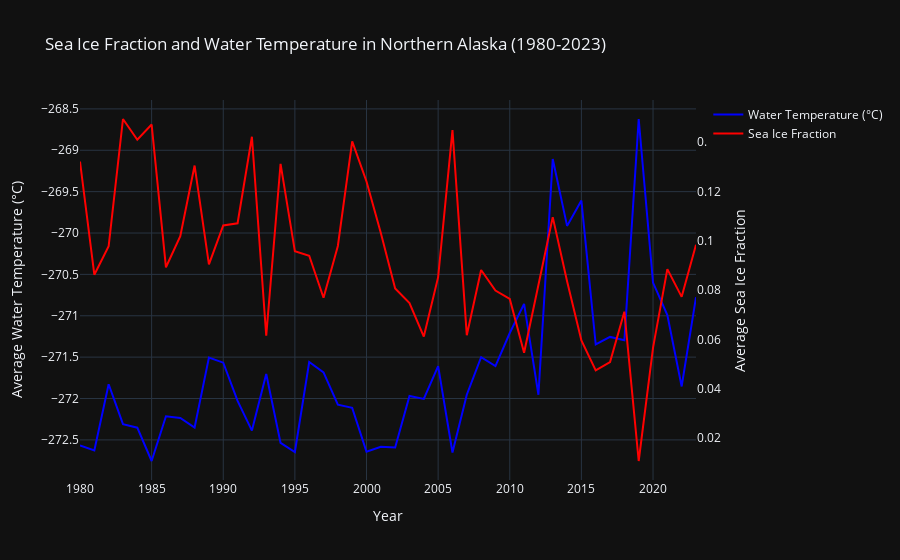

The notebook cell saved with this chart:
### Markdown cell above
### Adding and scaling axes for both parameters

### Code cell
import xarray as xr
import plotly.graph_objects as go
import os
import plotly.graph_objects as go



# Directory where your NetCDF files are stored
data_dir = '/Users/casey/Desktop/real_sea_ice_temp/june'

# List all NetCDF files
file_list = [os.path.join(data_dir, f) for f in os.listdir(data_dir) if f.endswith('.nc4')]

# Load and combine the NetCDF files
combined_ds = xr.open_mfdataset(file_list, combine='by_coords')

# Define the latitude and longitude bounds for Northern Alaska
lat_bounds = [64, 71]  # Northern Alaska latitude bounds
lon_bounds = [-168, -141]  # Northern Alaska longitude bounds

# Selecting the 'FRSEAICE' and 'Var_TSKINWTR' variables for the Northern Alaska region
sea_ice = combined_ds['FRSEAICE'].sel(lat=slice(*lat_bounds), lon=slice(*lon_bounds))
water_temp = combined_ds['Var_TSKINWTR'].sel(lat=slice(*lat_bounds), lon=slice(*lon_bounds))

# Averaging over the selected spatial dimensions
avg_sea_ice = sea_ice.mean(dim=['lat', 'lon'])
avg_water_temp = water_temp.mean(dim=['lat', 'lon'])

# Convert water temperature from Kelvin to Celsius
avg_water_temp_celsius = avg_water_temp - 273.15

# Extract years
years = combined_ds['time'].dt.year.values

# Create Plotly plot with dual y-axes in dark mode
fig = go.Figure()

# Add water temperature trace
fig.add_trace(go.Scatter(
    x=years,
    y=avg_water_temp_celsius,
    name='Water Temperature (°C)',
    mode='lines',
    line=dict(color='blue')
))

# Add sea ice fraction trace
fig.add_trace(go.Scatter(
    x=years,
    y=avg_sea_ice,
    name='Sea Ice Fraction',
    mode='lines',
    line=dict(color='red'),
    yaxis='y2'
))

# Update layout for dark mode and grid
fig.update_layout(
    title='Sea Ice Fraction and Water Temperature in Northern Alaska (1980-2023)',
    xaxis=dict(title='Year'),
    yaxis=dict(title='Average Water Temperature (°C)', side='left', showgrid=True),
    yaxis2=dict(title='Average Sea Ice Fraction', side='right', overlaying='y', showgrid=False),
    template='plotly_dark',
    plot_bgcolor='rgba(0,0,0,0)',
    #gridcolor='gray'
)

fig.show()


# Close the dataset
combined_ds.close()

### Figure 1 — Plotly figure (JSON) as saved in the notebook; plotly's stock layout.template omitted (floating-point values rounded to 4 significant figures)
{"data": [{"line": {"color": "blue"}, "mode": "lines", "name": "Water Temperature (°C)", "type": "scatter", "x": [1980, 1981, 1982, 1983, 1984, 1985, 1986, 1987, 1988, 1989, 1990, 1991, 1992, 1993, 1994, 1995, 1996, 1997, 1998, 1999, 2000, 2001, 2002, 2003, 2004, 2005, 2006, 2007, 2008, 2009, 2010, 2011, 2012, 2013, 2014, 2015, 2016, 2017, 2018, 2019, 2020, 2021, 2022, 2023], "y": [-272.6, -272.6, -271.8, -272.3, -272.4, -272.8, -272.2, -272.2, -272.4, -271.5, -271.6, -272.0, -272.4, -271.7, -272.5, -272.6, -271.6, -271.7, -272.1, -272.1, -272.6, -272.6, -272.6, -272.0, -272.0, -271.6, -272.7, -272.0, -271.5, -271.6, -271.2, -270.9, -272.0, -269.1, -269.9, -269.6, -271.3, -271.3, -271.3, -268.6, -270.6, -271.0, -271.9, -270.8]}, {"line": {"color": "red"}, "mode": "lines", "name": "Sea Ice Fraction", "type": "scatter", "x": [1980, 1981, 1982, 1983, 1984, 1985, 1986, 1987, 1988, 1989, 1990, 1991, 1992, 1993, 1994, 1995, 1996, 1997, 1998, 1999, 2000, 2001, 2002, 2003, 2004, 2005, 2006, 2007, 2008, 2009, 2010, 2011, 2012, 2013, 2014, 2015, 2016, 2017, 2018, 2019, 2020, 2021, 2022, 2023], "y": [0.132, 0.08621, 0.09775, 0.1493, 0.1409, 0.1471, 0.08922, 0.1018, 0.1305, 0.09038, 0.1062, 0.1071, 0.1421, 0.06148, 0.1312, 0.09569, 0.0939, 0.07689, 0.09787, 0.1402, 0.124, 0.1031, 0.08062, 0.07474, 0.06116, 0.08524, 0.1448, 0.0617, 0.08811, 0.07981, 0.07637, 0.05457, 0.08202, 0.1096, 0.08357, 0.05954, 0.04742, 0.05079, 0.07122, 0.01072, 0.05658, 0.08849, 0.07724, 0.09838], "yaxis": "y2"}], "layout": {"plot_bgcolor": "rgba(0,0,0,0)", "title": {"text": "Sea Ice Fraction and Water Temperature in Northern Alaska (1980-2023)"}, "xaxis": {"title": {"text": "Year"}}, "yaxis": {"showgrid": true, "side": "left", "title": {"text": "Average Water Temperature (°C)"}}, "yaxis2": {"overlaying": "y", "showgrid": false, "side": "right", "title": {"text": "Average Sea Ice Fraction"}}}}
